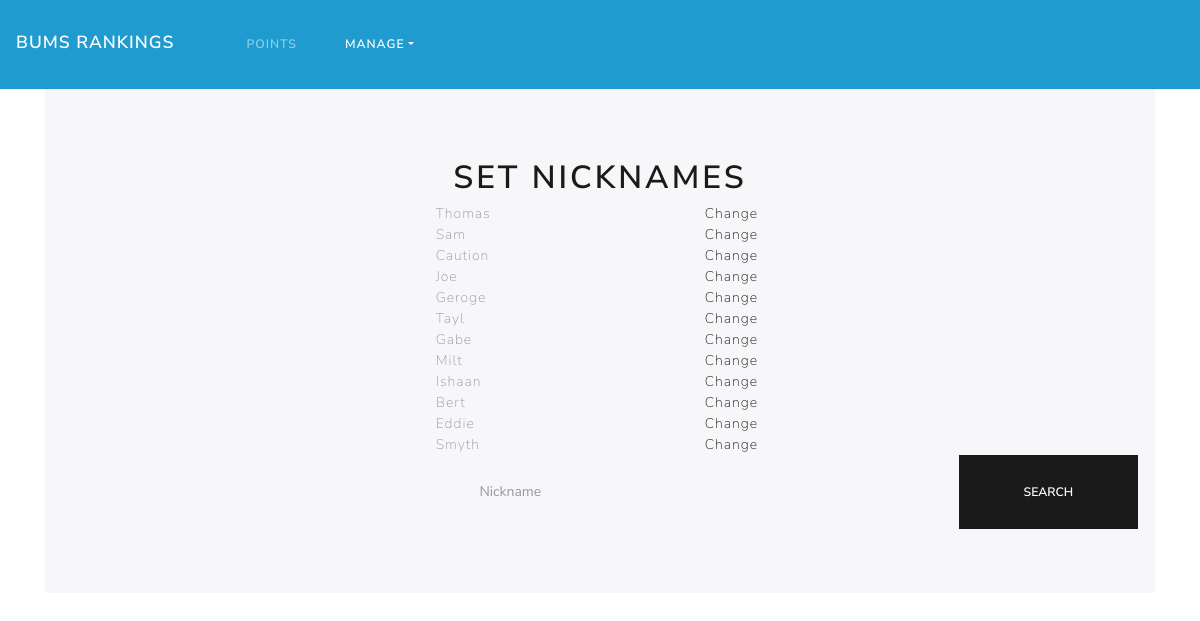
The app's page /setNicknames.php with its own data.
### tables this page shows
CREATE TABLE `players` (
  `playerID` int(11) NOT NULL,
  `playerName` varchar(128) NOT NULL,
  `playerNickname` varchar(256) NOT NULL,
  `playerPoints` int(11) NOT NULL
);

### setNicknames.php (the view, shortened to what this page needs)
<?php
  include "header.php";
  include "includes/dbconn.inc.php";
?>
<section class="container">
  <div class="jumbotron">
    <h1 class="centre">Set Nicknames</h1>
<?php
  $sql = "SELECT *
          FROM players";
  $result = $conn->query($sql);
  while($row = $result->fetch_assoc()){
    echo('<div class="row">
      <div class="col-2 col-sm-3 col-md-4"></div>
      <div class="col-4 col-sm-3">' . $row['playerNickname'] . '</div>
      <a class="col-2" href="setNicknames.php?id=' . $row['playerID'] . '">Change</a>
    </div>');
  }
?>
    <form class="row" method="GET">
      <input type="text" class="col-sm-8 col-md-9 col-lg-10 form-control centre" name="nickname" placeholder="Nickname">
      <button type="submit" class="col-sm-4 col-md-3 col-lg-2 btn btn-primary">Search</button>
    </form>
  </div>
</section>
<?php
  include "footer.php";
?>

### main.css (style rules this page uses)
.centre { text-align:center; margin:auto; line-height:50px; }

### records on screen
players: playerNickname "Thomas"
players: playerNickname "Sam"
players: playerNickname "Caution"
players: playerNickname "Joe"
players: playerNickname "Geroge"
players: playerNickname "Tayl"
players: playerNickname "Gabe"
players: playerNickname "Milt"
players: playerNickname "Ishaan"
players: playerNickname "Bert"
players: playerNickname "Eddie"
players: playerNickname "Smyth"
